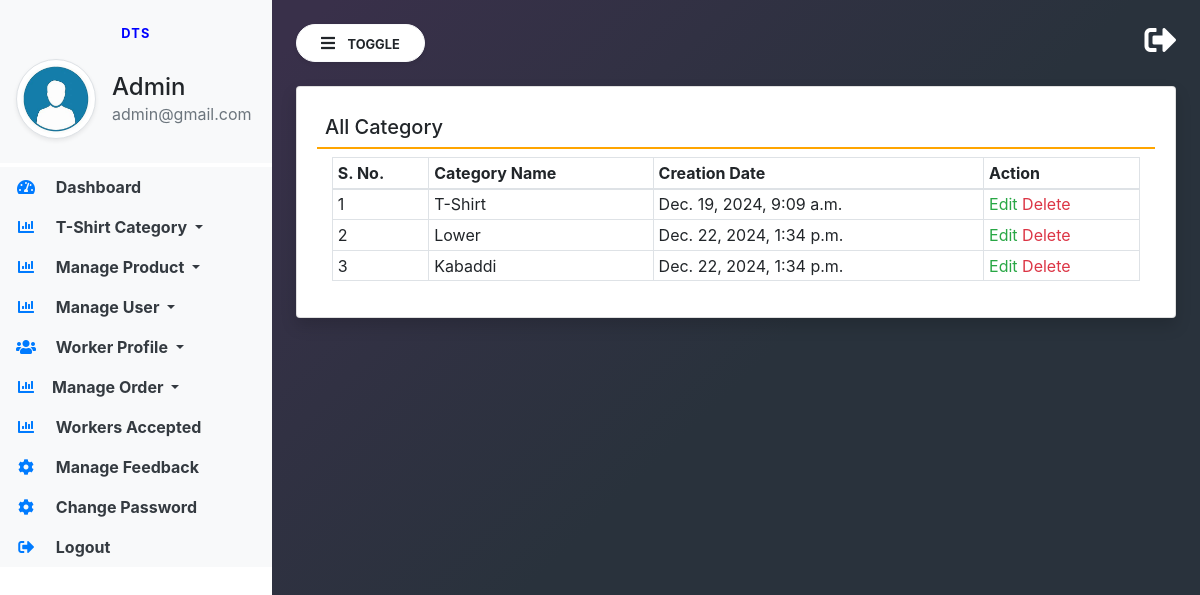
Page /View-category/ (signed in) on the committed database.
### store_app/models.py (models this page shows, shortened)
class Category(models.Model):
    name = models.CharField(max_length=200, null=True, blank=True)
    created = models.DateTimeField(auto_now_add=True)

### E_shop/views.py (the view)
# urls.py: path('View-category/', views.view_category, name="view_category"),
def view_category(request):
    category = Category.objects.all()
    return render(request, 'admin/view_category.html', locals())

### templates/admin/view_category.html
{% extends 'admin/admin_base.html' %}
{% block main  %}
<div class="card shadow">
    <div class="card-body">
        <h5 class="p-2" style="border-bottom: 2px solid orange;">All Category</h5>
        <div class="container-fluid">
            <table class="table table-bordered table-sm" id="example">
                <thead>
                <tr>
                    <th>S. No.</th>
                    <th>Category Name</th>
                    <th>Creation Date</th>
                    <th>Action</th>
                </tr>
                </thead>
                <tbody>
                {% for i in category %}
                <tr>
                    <td>{{forloop.counter}}</td>
                    <td>{{i.name}}</td>
                    <td>{{i.created}}</td>
                    <td>
                        <a href="{% url 'edit_category' i.id %}" class="text-success">Edit</a>
                        <a href="/delete-category/{{i.id}}/" class="text-danger"
                           onclick="return confirm('Are You Sure?')">Delete</a></td>
                </tr>
                {% endfor %}
                </tbody>
            </table>
        </div>
    </div>
</div>
{% endblock %}

### templates/admin/admin_base.html (shortened to what this page needs)
{% load static %}
<html lang="en">
<head>
    <link rel="stylesheet" href="https://maxcdn.bootstrapcdn.com/bootstrap/4.3.1/css/bootstrap.min.css">
    <link rel="stylesheet" href="https://use.fontawesome.com/releases/v5.6.3/css/all.css"
>
    <link rel="stylesheet" type="text/css" href="{% static 'assets/css/admin_base_sideBar.css' %}">
    <html>
</head>
<body>
<div class="vertical-nav bg-white" id="sidebar">
    <div class="py-4 px-3 mb-1 bg-light">
        <p class="font-weight-bold text-uppercase px-3 small dashboard-text text-center">DTS</p>
        <div class="media d-flex align-items-center">
            <img src="{% static 'assets/images/team/adminpro.jpeg' %}" width="80" height="80"
                 class="mr-3 rounded-circle img-thumbnail shadow-sm">
            <div class="media-body">
                <h4 class="mb-0">Admin</h4>
                <p class="text-muted mb-0">{{request.user.email}}</p>
            </div>
        </div>
    </div>
    <ul class="nav flex-column bg-white">
        <li class="nav-item">
            <a href="{% url 'a_dashboard' %}" class="nav-link text-dark bg-light">
                <i class="fas fa-tachometer-alt fa-fw mr-3 text-primary"></i>
                Dashboard
            </a>
        </li>
        <li class="nav-item dropdown">
            <a class="nav-link dropdown-toggle text-dark bg-light" href="#" id="navbardrop" data-toggle="dropdown">
                <i class="fas fa-chart-bar mr-3 text-primary fa-fw"></i> T-Shirt Category
            </a>
        </li>
        <li class="nav-item dropdown">
            <a class="nav-link dropdown-toggle text-dark bg-light" href="#" id="navbardrop" data-toggle="dropdown">
                <i class="fas fa-chart-bar mr-3 text-primary fa-fw"></i> Manage Product
            </a>
        </li>
        <li class="nav-item dropdown">
            <a class="nav-link dropdown-toggle text-dark bg-light" href="#" id="navbardrop" data-toggle="dropdown">
                <i class="fas fa-chart-bar mr-3 text-primary fa-fw"></i> Manage User
            </a>
        </li>
        <li class="nav-item dropdown">
            <a class="nav-link dropdown-toggle text-dark bg-light" href="#" id="navbardrop" data-toggle="dropdown">
                <i class="fas fa-users mr-3 text-primary fa-fw"></i> Worker Profile
            </a>
        </li>
        <li class="nav-item dropdown">
            <a class="nav-link dropdown-toggle text-dark bg-light" href="#" id="navbardrop" data-toggle="dropdown">
                <i class="fas fa-chart-bar mr-3 text-primary fa-fw"></i>Manage Order
            </a>
        </li>
        <li class="nav-item">
            <a href="{% url 'approved_designs' %}" class="nav-link text-dark bg-light">
                <i class="fas fa-chart-bar mr-3 text-primary fa-fw"></i>
                Workers Accepted
            </a>
        </li>
        <li class="nav-item">
            <a href="" class="nav-link text-dark bg-light">
                <i class="fas fa-cog mr-3 text-primary fa-fw"></i>
                Manage Feedback
            </a>
        </li>
        <li class="nav-item">
            <a href="" class="nav-link text-dark bg-light">
                <i class="fas fa-cog mr-3 text-primary fa-fw"></i>
                Change Password
            </a>
        </li>
        <li class="nav-item">
            <a href="{% url 'b_login' %}" class="nav-link text-dark bg-light">
                <i class="fas fa-sign-out-alt mr-3 text-primary fa-fw"></i>
                Logout
            </a>
        </li>
    </ul>
</div>
<div class="page-content p-4" id="content">
    <a href="{% url 'b_login' %}" title="logout" class="float-right text-white"><i class="fas fa-sign-out-alt fa-2x"></i></a>
    <button id="sidebarCollapse" type="button" class="btn btn-light bg-white rounded-pill shadow-sm px-4 mb-4">
        <i class="fas fa-bars mr-2"></i>
        <small class="text-uppercase font-weight-bold">Toggle</small>
    </button>
    {% block main %}
    {% endblock %}
</div>
</body>
</html>

### static/assets/css/admin_base_sideBar.css (style rules this page uses)
body { background-image : linear-gradient(135.9deg,rgba(57, 48, 74, 1) 16.4%,rgba(41, 50, 60, 1) 56.1%); min-height:100vh; }
.vertical-nav { min-width : 17rem; width : 17rem; height:100vh; position:fixed; top:0; left:0; transition: all 0.4s; }
.page-content { width:calc(100% - 17rem); margin-left:17rem; transition:all 0.4s; }
.dashboard-text { letter-spacing : 0.1em; color : blue; }
.nav-link { font-weight : bold; }

### rows in the picture
Category: name "T-Shirt", created "Dec. 19, 2024, 9:09 a.m."
Category: name "Lower", created "Dec. 22, 2024, 1:34 p.m."
Category: name "Kabaddi", created "Dec. 22, 2024, 1:34 p.m."

### other values in the picture
{{ request.user.email }} "admin@gmail.com"
